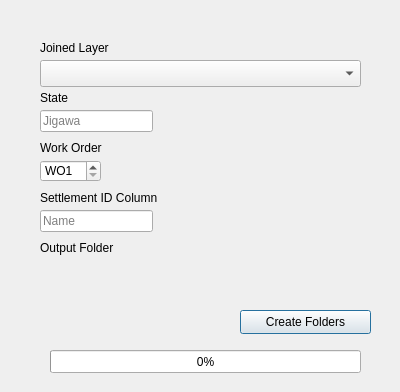
<?xml version="1.0" encoding="UTF-8"?>
<ui version="4.0">
 <class>FolderCreatorDialogBase</class>
 <widget class="QDialog" name="FolderCreatorDialogBase">
  <property name="geometry">
   <rect>
    <x>0</x>
    <y>0</y>
    <width>400</width>
    <height>392</height>
   </rect>
  </property>
  <property name="windowTitle">
   <string>Folder Creator</string>
  </property>
  <widget class="QgsFileWidget" name="output_folder">
   <property name="geometry">
    <rect>
     <x>40</x>
     <y>260</y>
     <width>331</width>
     <height>27</height>
    </rect>
   </property>
   <property name="cursor">
    <cursorShape>PointingHandCursor</cursorShape>
   </property>
   <property name="acceptDrops">
    <bool>true</bool>
   </property>
   <property name="toolTip">
    <string>output folder</string>
   </property>
   <property name="statusTip">
    <string>output folder</string>
   </property>
   <property name="whatsThis">
    <string/>
   </property>
   <property name="storageMode">
    <enum>QgsFileWidget::GetDirectory</enum>
   </property>
   <property name="relativeStorage">
    <enum>QgsFileWidget::Absolute</enum>
   </property>
  </widget>
  <widget class="QPushButton" name="generate_button">
   <property name="geometry">
    <rect>
     <x>240</x>
     <y>310</y>
     <width>131</width>
     <height>24</height>
    </rect>
   </property>
   <property name="toolTip">
    <string>generate folders</string>
   </property>
   <property name="statusTip">
    <string>generate folders</string>
   </property>
   <property name="text">
    <string>Create Folders</string>
   </property>
  </widget>
  <widget class="QLabel" name="label">
   <property name="geometry">
    <rect>
     <x>40</x>
     <y>40</y>
     <width>71</width>
     <height>16</height>
    </rect>
   </property>
   <property name="text">
    <string>Joined Layer</string>
   </property>
  </widget>
  <widget class="QLineEdit" name="state_name">
   <property name="geometry">
    <rect>
     <x>40</x>
     <y>110</y>
     <width>113</width>
     <height>22</height>
    </rect>
   </property>
   <property name="placeholderText">
    <string>Jigawa</string>
   </property>
  </widget>
  <widget class="QLineEdit" name="settlement_id_column_name">
   <property name="geometry">
    <rect>
     <x>40</x>
     <y>210</y>
     <width>113</width>
     <height>22</height>
    </rect>
   </property>
   <property name="toolTip">
    <string>Settlement ID column name</string>
   </property>
   <property name="statusTip">
    <string>Settlement ID column name</string>
   </property>
   <property name="whatsThis">
    <string>Settlement ID column name</string>
   </property>
   <property name="placeholderText">
    <string>Name</string>
   </property>
  </widget>
  <widget class="QLabel" name="label_2">
   <property name="geometry">
    <rect>
     <x>40</x>
     <y>90</y>
     <width>55</width>
     <height>16</height>
    </rect>
   </property>
   <property name="text">
    <string>State</string>
   </property>
  </widget>
  <widget class="QLabel" name="label_3">
   <property name="geometry">
    <rect>
     <x>40</x>
     <y>140</y>
     <width>71</width>
     <height>16</height>
    </rect>
   </property>
   <property name="text">
    <string>Work Order</string>
   </property>
  </widget>
  <widget class="QLabel" name="label_4">
   <property name="geometry">
    <rect>
     <x>40</x>
     <y>190</y>
     <width>131</width>
     <height>16</height>
    </rect>
   </property>
   <property name="text">
    <string>Settlement ID Column</string>
   </property>
  </widget>
  <widget class="QProgressBar" name="progress_bar">
   <property name="geometry">
    <rect>
     <x>50</x>
     <y>350</y>
     <width>311</width>
     <height>23</height>
    </rect>
   </property>
   <property name="value">
    <number>0</number>
   </property>
  </widget>
  <widget class="QgsMapLayerComboBox" name="joined_layer">
   <property name="geometry">
    <rect>
     <x>40</x>
     <y>60</y>
     <width>321</width>
     <height>27</height>
    </rect>
   </property>
   <property name="cursor">
    <cursorShape>PointingHandCursor</cursorShape>
   </property>
   <property name="toolTip">
    <string>The joined layer</string>
   </property>
   <property name="statusTip">
    <string>The joined layer</string>
   </property>
   <property name="whatsThis">
    <string>The joined layer</string>
   </property>
  </widget>
  <widget class="QSpinBox" name="work_order_number">
   <property name="geometry">
    <rect>
     <x>40</x>
     <y>160</y>
     <width>61</width>
     <height>22</height>
    </rect>
   </property>
   <property name="toolTip">
    <string>work order number</string>
   </property>
   <property name="statusTip">
    <string>work order number</string>
   </property>
   <property name="whatsThis">
    <string>work order number</string>
   </property>
   <property name="prefix">
    <string>WO</string>
   </property>
   <property name="minimum">
    <number>1</number>
   </property>
   <property name="maximum">
    <number>2</number>
   </property>
  </widget>
  <widget class="QLabel" name="label_5">
   <property name="geometry">
    <rect>
     <x>40</x>
     <y>240</y>
     <width>81</width>
     <height>16</height>
    </rect>
   </property>
   <property name="text">
    <string>Output Folder</string>
   </property>
  </widget>
 </widget>
 <customwidgets>
  <customwidget>
   <class>QgsFileWidget</class>
   <extends>QWidget</extends>
   <header>qgsfilewidget.h</header>
  </customwidget>
  <customwidget>
   <class>QgsMapLayerComboBox</class>
   <extends>QComboBox</extends>
   <header>qgsmaplayercombobox.h</header>
  </customwidget>
 </customwidgets>
 <resources/>
 <connections/>
</ui>
